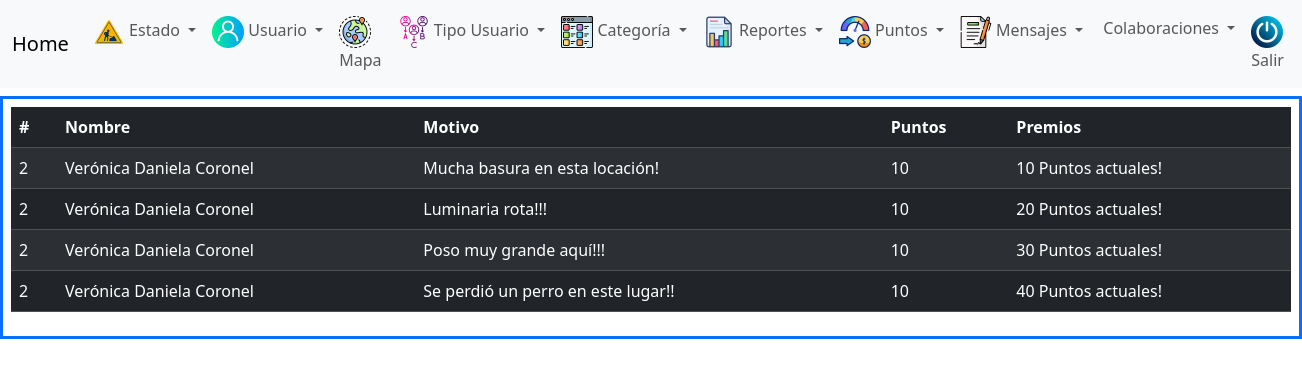
Screenshot of /sistema/puntos_vecino.php (signed in) with the database file from the repository.
### tables this page shows
CREATE TABLE `historial_puntos` (
  `id_historial` int(11) NOT NULL,
  `id_usuario_h` int(11) NOT NULL,
  `id_reporte_h` int(11) NOT NULL,
  `puntos_h` int(11) NOT NULL,
  `motivo` varchar(355) NOT NULL,
  `fecha_h` datetime NOT NULL DEFAULT current_timestamp()
);

CREATE TABLE `usuarios` (
  `id_usuario` int(11) NOT NULL,
  `nombre_u` varchar(255) NOT NULL,
  `email_u` varchar(255) NOT NULL,
  `clave` varchar(255) NOT NULL,
  `tipo_u` int(11) NOT NULL,
  `cuil` bigint(20) NOT NULL,
  `maravilla` varchar(355) NOT NULL,
  `observacion` varchar(355) NOT NULL,
  `valor_estado` varchar(255) NOT NULL DEFAULT 'activo'
);

### sistema/puntos_vecino.php (the view, shortened to what this page needs)
<?php
    include './menu.php';
    $sql_puntos_vecinos = mysqli_query($conexion, "SELECT * FROM usuarios u INNER JOIN historial_puntos h
                                                   INNER JOIN reportes r ON h.id_reporte_h=r.id_reporte
                                                   ON u.id_usuario=h.id_usuario_h
                                                   WHERE u.tipo_u=3 AND r.valido='si'");
    $resultado = mysqli_num_rows($sql_puntos_vecinos);
    $total = 0;
    if($resultado > 0){ ?>
        <div class="table-responsive bg-white mt-2 p-2 border border-primary border-3">
            <table id="tabla" class="table table-striped table-hover table-dark">
                <thead>
                    <th>#</th>
                    <th>Nombre</th>
                    <th>Motivo</th>
                    <th>Puntos</th>
                    <th>Premios</th>
                </thead>
                <tbody>
                    <?php while($datos = mysqli_fetch_array($sql_puntos_vecinos)){ ?>
                            <tr>
                                <td><?php echo $datos['id_usuario']; ?></td>
                                <td><?php echo $datos['nombre_u']; ?></td>
                                <td><?php echo $datos['motivo']; ?></td>
                                <td><?php echo $datos['puntos_h']; ?></td>
                                <?php $total = $total + $datos['puntos_h']; ?>
                                <td><?php echo $total; ?> Puntos actuales!</td>
                            </tr>
                    <?php } ?>
    <?php }
?>
</tbody>
</table>
</div>
<!DOCTYPE html>
<html lang="en">
<head>
</head>
<body>
</body>
</html>

### sistema/menu.php (shortened to what this page needs)
<?php
    $correo = $_SESSION['User'];
    $tipo = $_SESSION['tipo'];
?>
<!DOCTYPE html>
<html lang="en">
<head>
    <link href="https://cdn.jsdelivr.net/npm/bootstrap@5.3.8/dist/css/bootstrap.min.css" rel="stylesheet">
    <link rel="stylesheet" href="//cdn.datatables.net/2.3.5/css/dataTables.dataTables.min.css">
</head>
<body>
    <?php if($tipo == 'municipio'){ ?>
    <nav class="navbar navbar-expand-lg bg-body-tertiary">
        <div class="container-fluid">
            <a class="navbar-brand" href="#">Home</a>
            <div class="collapse navbar-collapse" id="navbarSupportedContent">
            <ul class="navbar-nav me-auto mb-2 mb-lg-0">
                <li class="nav-item dropdown">
                <a class="nav-link dropdown-toggle" href="#" role="button" data-bs-toggle="dropdown" aria-expanded="false">
                    <img src="../imagenes/estado.png" alt=""> Estado
                </a>
                </li>
                <li class="nav-item dropdown">
                <a class="nav-link dropdown-toggle" href="#" role="button" data-bs-toggle="dropdown" aria-expanded="false">
                    <img src="../imagenes/usuario.png" alt=""> Usuario
                </a>
                </li>
                <li class="nav-item">
                    <a class="nav-link" href="mapa.php">
                    <img src="../imagenes/mundo.png" alt=""> Mapa</a>
                </li>
                <li class="nav-item dropdown">
                <a class="nav-link dropdown-toggle" href="#" role="button" data-bs-toggle="dropdown" aria-expanded="false">
                    <img src="../imagenes/tipos_usuarios.png" alt=""> Tipo Usuario
                </a>
                </li>
                <li class="nav-item dropdown">
                <a class="nav-link dropdown-toggle" href="#" role="button" data-bs-toggle="dropdown" aria-expanded="false">
                    <img src="../imagenes/categorias.png" alt=""> Categoría
                </a>
                </li>
                <li class="nav-item dropdown">
                <a class="nav-link dropdown-toggle" href="#" role="button" data-bs-toggle="dropdown" aria-expanded="false">
                    <img src="../imagenes/reportes.png" alt=""> Reportes
                </a>
                </li>
                <li class="nav-item dropdown">
                <a class="nav-link dropdown-toggle" href="#" role="button" data-bs-toggle="dropdown" aria-expanded="false">
                    <img src="../imagenes/puntos.png" alt=""> Puntos
                </a>
                </li>
                <li class="nav-item dropdown">
                <a class="nav-link dropdown-toggle" href="#" role="button" data-bs-toggle="dropdown" aria-expanded="false">
                    <img src="../imagenes/mensaje.png" alt=""> Mensajes
                </a>
                </li>
                <li class="nav-item dropdown">
                <a class="nav-link dropdown-toggle" href="#" role="button" data-bs-toggle="dropdown" aria-expanded="false">
                    <img src="../imagenes/colaboracion.png" alt=""> Colaboraciones
                </a>
                </li>
                <li class="nav-item">
                <a class="nav-link" href="menu.php?valor=<?php echo $correo; ?>"
                   onclick="return confirm('¿Desea salir del sistema?');">
                   <img src="../imagenes/apagar.png" alt=""> Salir</a>
                </li>
            </ul>
            </div>
        </div>
    </nav>
    <?php } ?>
</body>
</html>

### rows the page displays
historial_puntos: id_usuario_h.id_usuario "2", id_usuario_h.nombre_u "Verónica Daniela Coronel", motivo "Mucha basura en esta locación!", puntos_h "10", total "10"
historial_puntos: id_usuario_h.id_usuario "2", id_usuario_h.nombre_u "Verónica Daniela Coronel", motivo "Luminaria rota!!!", puntos_h "10", total "20"
historial_puntos: id_usuario_h.id_usuario "2", id_usuario_h.nombre_u "Verónica Daniela Coronel", motivo "Poso muy grande aquí!!!", puntos_h "10", total "30"
historial_puntos: id_usuario_h.id_usuario "2", id_usuario_h.nombre_u "Verónica Daniela Coronel", motivo "Se perdió un perro en este lugar!!", puntos_h "10", total "40"
